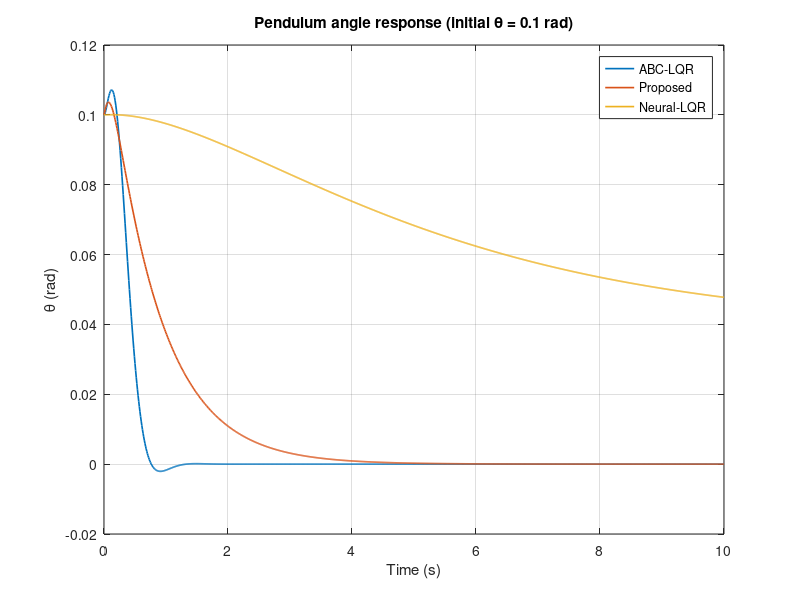
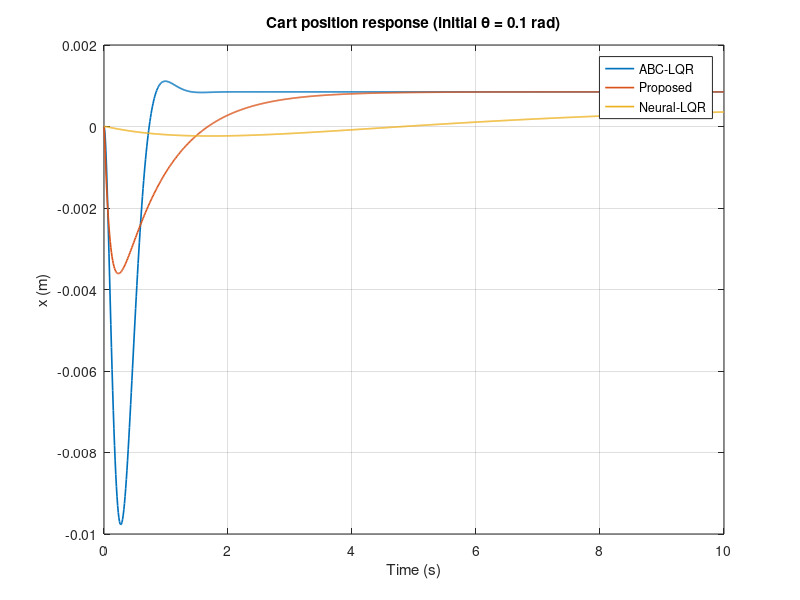

Write the MATLAB code that produced these figures, in order. (Note: this script raises an error after producing the figures.)
% run_lqr_compare.m
% Reproduce results from: "Optimizing LQR controllers: A comparative study"
% (paper provided). See file for reference. :contentReference[oaicite:5]{index=5}

clear; close all; clc;

%% 1) System parameters (from Table 1)
mp = 0.23;   % mass of pendulum [kg]
M  = 2.4;    % mass of cart [kg]
I  = 0.099;  % inertia [kg m^2]
l  = 0.36;   % length to COM [m]
g  = 9.81;
b  = 0.05;   % friction cart
rho = 0.005; % rotary damping

% Precomputed intermediate values and A,B from paper (they already substituted values)
A = [0      1       0       0;
    -0.0909 -2.6755  0    -0.0227;
     0      0       0       1;
     0.2273 31.2136  0     0.2652];

B = [0; 1.8182; 0; -4.5455];

C = [1 0 0 0; 0 0 1 0];
D = zeros(2,1);

sys = ss(A,B,C,D);

%% 2) LQR with various Q/R from the paper (ABC, Proposed, Neural)
% ABC result (paper): Q and R given
Q_ABC = diag([45.3407, 8.4808, 56.4716, 0.2844]);
R_ABC = 0.75;
K_ABC = lqr(A,B,Q_ABC,R_ABC);

% Proposed method (paper)
Q_prop = diag([1.6244, 1.2260, 29.6911, 19.3185]);
R_prop = 0.01;
K_prop = lqr(A,B,Q_prop,R_prop);

% Neural LQR (paper)
Q_nn = diag([2.3017, 8.5611, 0.0001, 0.0005]);
R_nn = 0.0218;
K_nn = lqr(A,B,Q_nn,R_nn);

% For reference, get poles
p_ABC  = eig(A - B*K_ABC);
p_prop = eig(A - B*K_prop);
p_nn   = eig(A - B*K_nn);

disp('Closed-loop poles (ABC):');  disp(p_ABC.');
disp('Closed-loop poles (Proposed):'); disp(p_prop.');
disp('Closed-loop poles (Neural):'); disp(p_nn.');

%% 3) Impulse response comparisons (pendulum angle theta and cart pos x)
T = 0:0.01:10; % simulation time
% state output y = [x; theta] per paper C matrix
sys_cl_ABC  = ss(A - B*K_ABC,  B*0, C, 0); % impulse: apply impulse to state? better to use state impulse
sys_cl_prop = ss(A - B*K_prop, B*0, C, 0);
sys_cl_nn   = ss(A - B*K_nn,  B*0, C, 0);

% Simulate impulse on state: simulate impulse response of closed-loop for an initial state
% We'll use initial condition: small initial angle (theta0)
x0 = [0; 0; 0.1; 0]; % small angular perturbation (0.1 rad)
[y_abc, t]  = initial(sys_cl_ABC, x0, T);
[y_prop, t] = initial(sys_cl_prop, x0, T);
[y_nn,  t]  = initial(sys_cl_nn,  x0, T);


% Plot theta (second output)
figure;
plot(t, y_abc(:,2),'LineWidth',1.2); hold on;
plot(t, y_prop(:,2),'LineWidth',1.2);
plot(t, y_nn(:,2),'LineWidth',1.2);
xlabel('Time (s)'); ylabel('\theta (rad)');
legend('ABC-LQR','Proposed','Neural-LQR');
title('Pendulum angle response (initial \theta = 0.1 rad)');
grid on;

% Plot cart position x (first output)
figure;
plot(t, y_abc(:,1),'LineWidth',1.2); hold on;
plot(t, y_prop(:,1),'LineWidth',1.2);
plot(t, y_nn(:,1),'LineWidth',1.2);
xlabel('Time (s)'); ylabel('x (m)');
legend('ABC-LQR','Proposed','Neural-LQR');
title('Cart position response (initial \theta = 0.1 rad)');
grid on;

%% 4) Compute basic metrics: overshoot, settling time (theta)
% small helper to compute overshoot and settling time
metrics = @(tt, y) struct(...
    'OS', (max(y)-y(1))/abs(y(1))*100, ...
    'settling_time', settling_time(tt,y,0.02)); % 2% band

m_abc = metrics(t, y_abc(:,2));
m_prop = metrics(t, y_prop(:,2));
m_nn = metrics(t, y_nn(:,2));

fprintf('\nMetrics (pendulum theta) - Overshoot (%%) and settling time (s):\n');
fprintf('ABC:  OS=%.2f, Ts=%.2f\n', m_abc.OS, m_abc.settling_time);
fprintf('Proposed: OS=%.2f, Ts=%.2f\n', m_prop.OS, m_prop.settling_time);
fprintf('Neural: OS=%.2f, Ts=%.2f\n', m_nn.OS, m_nn.settling_time);

%% 5) Hitung sinyal kontrol u(t) = -K * x(t)
% Note: x(t) bisa didapat dari fungsi 'initial' juga, output tambahan
[x_abc, t]  = initial(ss(A-B*K_ABC,B,C,D), x0, T);  % ambil output default
[~,~,x_abc_states] = initial(ss(A-B*K_ABC,B,C,D), x0, T);

[~,~,x_prop_states] = initial(ss(A-B*K_prop,B,C,D), x0, T);
[~,~,x_nn_states]   = initial(ss(A-B*K_nn,B,C,D),   x0, T);

u_abc  = - (K_ABC  * x_abc_states')';   % kontrol input ABC
u_prop = - (K_prop * x_prop_states')';  % kontrol input Proposed
u_nn   = - (K_nn   * x_nn_states')';    % kontrol input Neural

%% supporting function: simple settling time estimate
function Ts = settling_time(t,y,band)
    y_final = y(end);
    idx = find(abs(y - y_final) > band*abs(y_final), 1, 'last');
    if isempty(idx)
        Ts = 0;
    else
        Ts = t(min(length(t), idx+1));
    end
end

%% 5) Hitung sinyal kontrol u(t) = -K * x(t)
% Note: x(t) bisa didapat dari fungsi 'initial' juga, output tambahan
[x_abc, t]  = initial(ss(A-B*K_ABC,B,C,D), x0, T);  % ambil output default
[~,~,x_abc_states] = initial(ss(A-B*K_ABC,B,C,D), x0, T);

[~,~,x_prop_states] = initial(ss(A-B*K_prop,B,C,D), x0, T);
[~,~,x_nn_states]   = initial(ss(A-B*K_nn,B,C,D),   x0, T);

u_abc  = - (K_ABC  * x_abc_states')';   % kontrol input ABC
u_prop = - (K_prop * x_prop_states')';  % kontrol input Proposed
u_nn   = - (K_nn   * x_nn_states')';    % kontrol input Neural

% Plot control input
figure;
plot(t, u_abc,'LineWidth',1.2); hold on;
plot(t, u_prop,'LineWidth',1.2);
plot(t, u_nn,'LineWidth',1.2);
xlabel('Time (s)'); ylabel('Control Input u(t) [N]');
legend('ABC-LQR','Proposed','Neural-LQR');
title('Control Input vs Time');
grid on;
